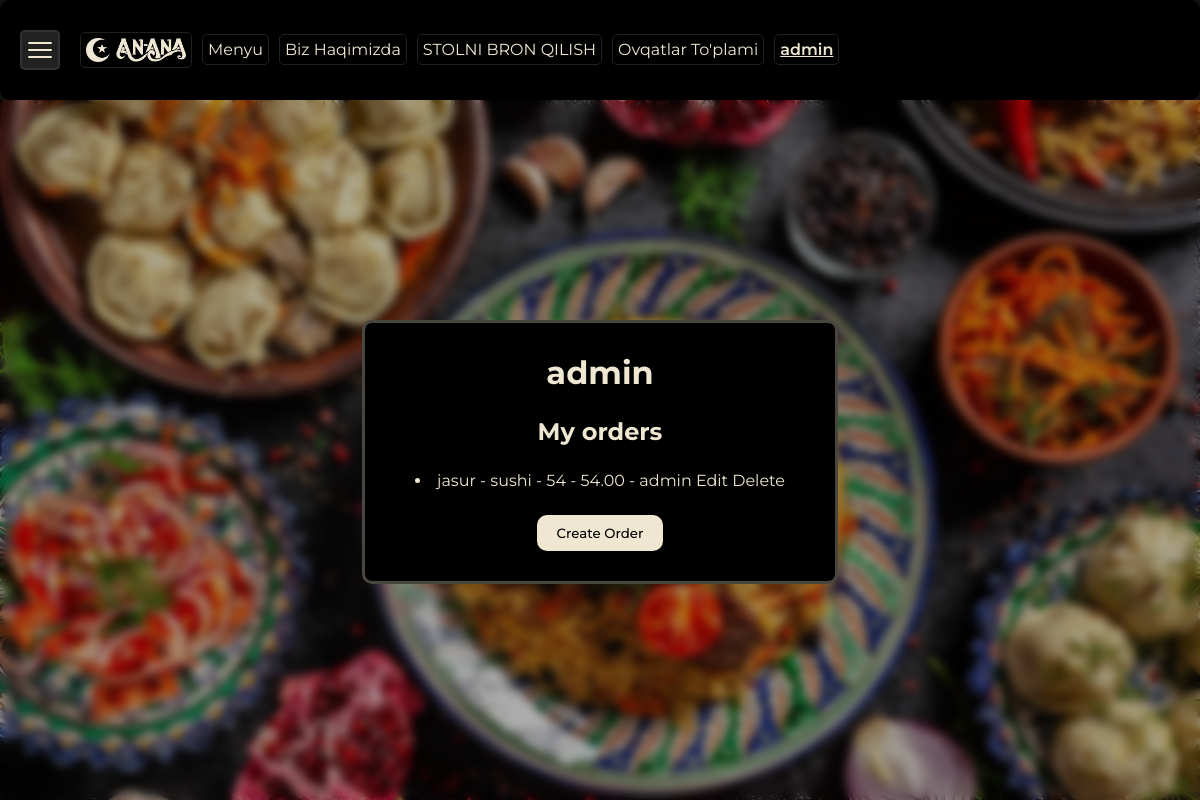
/users/profile/admin/ (signed in), run on the app's committed database.
### users/models.py (models this page shows, shortened)
class Profile(models.Model):
    user = models.OneToOneField(User, on_delete=models.CASCADE)

### menu/models.py (models this page shows, shortened)
class Order(models.Model):
    customer_name = models.CharField(max_length=100)
    product_name = models.CharField(max_length=100)
    quantity = models.PositiveIntegerField()
    price = models.DecimalField(max_digits=10, decimal_places=2)
    order_date = models.DateTimeField(auto_now_add=True)
    author_of_order = models.ForeignKey(User, on_delete=models.CASCADE)

### users/views.py (the view)
# urls.py: path("profile/<str:username>/", profile_page, name='profile'),
def profile_page(request, username=None):
    user = get_object_or_404(User, username=username)
    obj = get_object_or_404(Profile, user=user)
    orders = Order.objects.filter(author_of_order=user)
    context = {
        "obj": obj,
        "orders":orders
    }
    return render(request, "profile_page.html", context)

### users/templates/profile_page.html (shortened to what this page needs)
{% extends "base.html" %}
{% block content %}
<div class="profile-wrapper">
  <div class="profile-container">
    <div class="profile">
      <h1 class="username">{{ obj.user.username }}</h1>
      {% if request.user.username == obj.user.username %}
     <h2>My orders</h2>
     {% include 'menu/order_list.html' %}
      <form method="post" action="{% url 'order-create-view' %}">
        <button class="white-btn" type="submit">Create Order</button>
      </form>
      {% endif %}
    </div>
  </div>
</div>
{% endblock content %}

### templates/navbar.html
{% load static %}
<div class="menu-container">
  <div class="burger-menu" id="burgerMenu">
    <div class="bar"></div>
    <div class="bar"></div>
    <div class="bar"></div>
  </div>
  <div class="main-links">
    <a href="/homepage" class="qitchen"><img width="100" src="{% static 'images/anana.png' %}" alt=""></a>
    <a href="/menu_item">Menyu</a>
    <a href="/about">Biz Haqimizda</a>
    <a href="/menu/make_reservation">STOLNI BRON QILISH</a>
    {% if request.user.username == 'admin' %}
    <a href="{% url "menu_create" %}">Ovqatlar To'plami</a>
    {% endif %}
    <a class="user" href="{% url "profile" request.user.username %}">{{request.user.username}}</a>
  </div>
</div>

### menu/templates/menu/order_list.html (shortened to what this page needs)
{% for order in orders %}
<li>
    {{ order.customer_name }} - {{ order.product_name }} - {{ order.quantity }} - {{ order.price }} - {{ order.author_of_order }}
    <a href="{% url 'order-edit-view' order.pk %}">Edit</a>
    <a href="{% url 'order-delete-view' order.pk %}">Delete</a>
</li>
{% empty %}
<li>No orders available.</li>
<a href="{% url 'order-create-view' %}">Back to Creating order Page</a>
{% endfor %}

### static/css/navbar.css (style rules this page uses)
* { padding: 0; margin: 0; box-sizing: border-box; font-family: "Montserrat", sans-serif; color: #EFE7D2; }
a { text-decoration: none; }
button { cursor: pointer; }
.white-btn { padding: 10px 20px; background-color: #EFE7D2; color: #000; font-family: "Montserrat", sans-serif; border-radius: 10px; font-weight: 500; border: none; outline: none; }
.menu-container { background-color: black; display: flex; align-items: center; padding: 10px; border-radius: 10px; color: snow; width: 100%; height: 100px; padding: 0 20px; font-family: "Montserrat", sans-serif; gap: 20px; }
.menu-container .burger-menu { width: 40px; cursor: pointer; display: flex; flex-direction: column; justify-content: center; align-items: center; background-color: #222; border-radius: 5px; height: 40px; gap: 5px; padding: 5px; border: 2px solid rgba(239, 231, 210, 0.0823529412); }
.menu-container .burger-menu .bar { height: 2px; width: 90%; background-color: #EFE7D2; border-radius: 2px; transition: all 0.3s ease; }
.menu-container .main-links { display: flex; align-items: center; justify-content: space-between; gap: 10px; }
.menu-container .main-links a { color: #EFE7D2; text-decoration: none; font-size: medium; border: 1px solid #222120; padding: 5px; border-radius: 5px; }
.menu-container .main-links a.qitchen { font-size: 35px; font-family: "Forum", serif; font-weight: 500; font-style: normal; }
.menu-container .main-links a.user { font-weight: 600; text-decoration: underline; }

### static/css/home.css (style rules this page uses)
* { padding: 0; margin: 0; box-sizing: border-box; font-family: "Montserrat", sans-serif; color: #EFE7D2; }
a { text-decoration: none; }
button { cursor: pointer; }
.white-btn { padding: 10px 20px; background-color: #EFE7D2; color: #000; font-family: "Montserrat", sans-serif; border-radius: 10px; font-weight: 500; border: none; outline: none; }

### static/css/profile.css (style rules this page uses)
* { padding: 0; margin: 0; box-sizing: border-box; font-family: "Montserrat", sans-serif; color: #EFE7D2; }
a { text-decoration: none; }
button { cursor: pointer; }
.white-btn { padding: 10px 20px; background-color: #EFE7D2; color: #000; font-family: "Montserrat", sans-serif; border-radius: 10px; font-weight: 500; border: none; outline: none; }
.profile-wrapper { width: 100%; height: 88vh; background-size: cover; }
.profile-wrapper .profile-container { width: 100%; height: 100%; display: flex; justify-content: center; align-items: center; -webkit-backdrop-filter: blur(5px); backdrop-filter: blur(5px); background-color: rgba(0, 0, 0, 0.3137254902); }
.profile-wrapper .profile-container .profile { background-color: #000; padding: 30px 50px; display: flex; flex-direction: column; justify-content: center; align-items: center; gap: 25px; border-radius: 10px; border: 3px solid var(--border-default, rgba(239, 231, 210, 0.301)); color: #EFE7D2; font-family: "Montserrat", sans-serif; }

### users/templates/profile_page.html (style rules this page uses)
.profile-wrapper { background: url('/static/images/table.jpg') no-repeat; background-size: cover; }

### data on the page
Profile: user.username "admin"
Order: customer_name "jasur", product_name "sushi", quantity "54", price "54.00", author_of_order "admin"

### other printed values
{{ request.user.username }} "admin"
